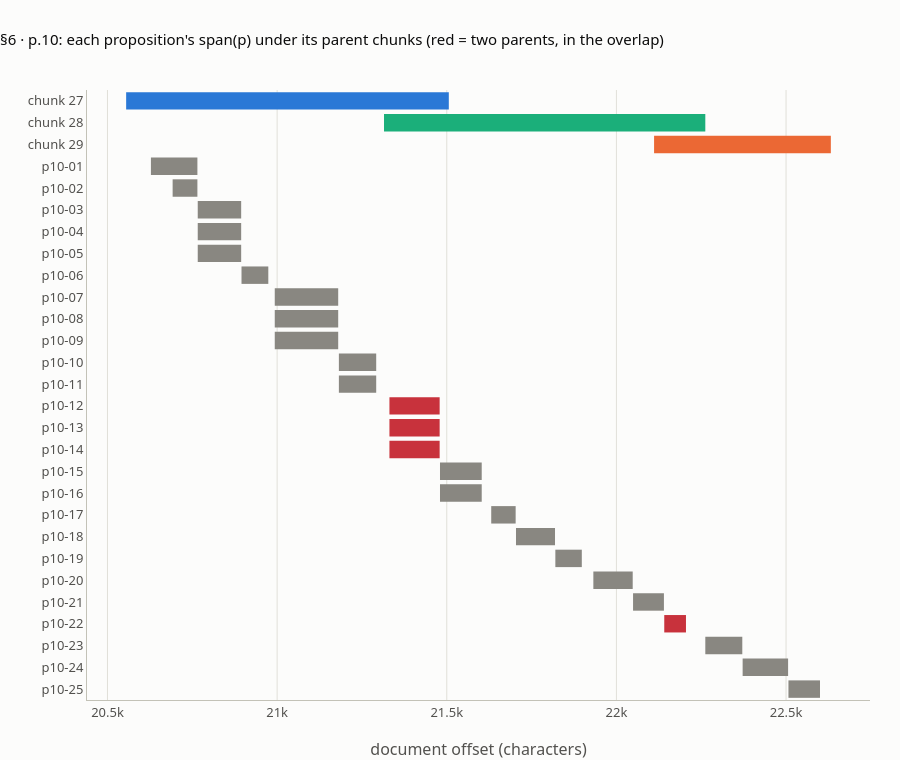

Source (notebook cell):
### Markdown cell above
## 6 · Every proposition points back to its source

**What this verifies** (lesson step 6, `#anchor`; facts K4).
- span(p) = [min aᵢ, max bᵢ) over the units i in `source_ids`, all on one page. Every source id exists, every span lies inside the document, every proposition's sources are on one page (C3).
- Parents by containment: every span lies fully inside a v0 chunk (40/40); 34 propositions have 1 parent and **6 have 2** (the 200-character overlap); the primary parent is the lowest seq.
- Why a proposition cannot be a `Chunk`: 06 §2.3 requires `doc_text[char_start:char_end] == text`, and a rewritten text is not a slice of the document. So it is stored as an **IndexUnit**: the text to embed, plus the evidence span and the parents.
- Then a cell for **your own propositions** (p.29, units 29:7–29:9).

### Code cell
check("§6 every source id exists; every span inside the document; sources on one page (K4, C3)",
      [all(r["ids_ok"] for r in RT.values()), all(r["inside"] for r in RT.values()), all(r["one_page"] for r in RT.values())],
      [True, True, True])
check("§6 span(p10-01) = [min a, max b) of 10:2 and 10:3 (K4)", list(RT["p10-01"]["span"]), [20628, 20765])
check("§6 span(p10-07) = the span of 10:7 (K4)", list(RT["p10-07"]["span"]), [20993, 21180])
NPAR = [len(r["parents"]) for r in RT.values()]
check("§6 spans fully inside a chunk; with 1 parent; with 2 parents (K4)",
      [sum(r["contained"] for r in RT.values()), NPAR.count(1), NPAR.count(2)], [40, 34, 6])
check("§6 the six propositions with two parents (K4)", {k: r["parents"] for k, r in RT.items() if len(r["parents"]) == 2},
      {"p10-12": [27, 28], "p10-13": [27, 28], "p10-14": [27, 28], "p10-22": [28, 29], "p02-05": [3, 4], "p02-06": [3, 4]})
check("§6 primary parent = lowest seq, per page (K4)",
      {pg: sorted({r["parents"][0] for k, r in RT.items() if PT[k]["page"] == pg}) for pg in (2, 10, 23, 29)},
      {2: [3], 10: [27, 28, 29], 23: [68], 29: [85]})

# why it cannot be a Chunk (06 §2.3 invariant), and what it is instead
a, b = RT["p10-07"]["span"]
print(f"   p10-07 text: {PT['p10-07']['text']!r}")
print(f"   DOC[{a}:{b}]: {flat(DOC[a:b])!r}")
print(f"   DOC[char_start:char_end] == text? {DOC[a:b] == PT['p10-07']['text']}  -> it cannot be a Chunk")


@dataclass(frozen=True)
class IndexUnit:
    unit_id: str               # prop_id
    embed_text: str            # what is embedded (a rewrite: NOT a slice of the document)
    evidence_span: tuple       # (doc_id, char_start, char_end): what is scored against gold
    source_ids: tuple          # the units it came from
    parent_seqs: tuple         # the v0 chunks returned to the generator; [0] is the primary parent


IUNITS = [IndexUnit(p["prop_id"], p["text"], ("climate", *RT[p["prop_id"]]["span"]), tuple(p["source_ids"]),
                    tuple(RT[p["prop_id"]]["parents"])) for p in TUTOR]
print("   ", IUNITS[11])
check("§6 the evidence span of every IndexUnit lies inside a parent chunk (K4)",
      all(chunks[u.parent_seqs[0]]["char_start"] <= u.evidence_span[1] and u.evidence_span[2] <= chunks[u.parent_seqs[0]]["char_end"]
          for u in IUNITS), True)

# the p.10 picture: proposition spans under the three parent chunks
fig = go.Figure()
p10 = [p for p in TUTOR if p["page"] == 10]
for seq, colour in ((27, BLUE), (28, AQUA), (29, ORANGE)):
    c = chunks[seq]
    fig.add_bar(y=[f"chunk {seq}"], x=[c["char_end"] - c["char_start"]], base=[c["char_start"]], orientation="h",
                marker=dict(color=colour), name=f"chunk {seq}", hovertemplate=f"chunk {seq}: doc [%{{base}}, {c['char_end']})<extra></extra>")
fig.add_bar(y=[p["prop_id"] for p in p10], x=[RT[p["prop_id"]]["span"][1] - RT[p["prop_id"]]["span"][0] for p in p10],
            base=[RT[p["prop_id"]]["span"][0] for p in p10], orientation="h", name="span(p)",
            marker=dict(color=[RED if len(RT[p["prop_id"]]["parents"]) == 2 else MUTED for p in p10]),
            customdata=[[p["text"], str(RT[p["prop_id"]]["parents"])] for p in p10],
            hovertemplate="%{y}: [%{base}, …) parents %{customdata[1]}<br>%{customdata[0]}<extra></extra>")
fig.update_layout(title="§6 · p.10: each proposition's span(p) under its parent chunks (red = two parents, in the overlap)",
                  height=760, showlegend=False, xaxis=dict(title="document offset (characters)"),
                  yaxis=dict(autorange="reversed", title=""))
fig.show()

### Figure 1 — Plotly figure (JSON) as saved in the notebook; plotly's stock layout.template omitted (floating-point values rounded to 4 significant figures)
{"data": [{"base": [20555], "hovertemplate": "chunk 27: doc [%{base}, 21506)<extra></extra>", "marker": {"color": "#2a78d6"}, "name": "chunk 27", "orientation": "h", "x": [951], "y": ["chunk 27"], "type": "bar"}, {"base": [21315], "hovertemplate": "chunk 28: doc [%{base}, 22262)<extra></extra>", "marker": {"color": "#1baf7a"}, "name": "chunk 28", "orientation": "h", "x": [947], "y": ["chunk 28"], "type": "bar"}, {"base": [22111], "hovertemplate": "chunk 29: doc [%{base}, 22632)<extra></extra>", "marker": {"color": "#eb6834"}, "name": "chunk 29", "orientation": "h", "x": [521], "y": ["chunk 29"], "type": "bar"}, {"base": [20628, 20692, 20766, 20766, 20766, 20895, 20993, 20993, 20993, 21182, 21182, 21331, 21331, 21331, 21480, 21480, 21631, 21704, 21820, 21932, 22049, 22141, 22262, 22372, 22507], "customdata": [["The United Nations Framework Convention on Climate Change (UNFCCC) is an international treaty.", "[27]"], ["The UNFCCC is aimed at addressing climate change.", "[27]"], ["The UNFCCC provides a framework for negotiating specific protocols and agreements.", "[27]"], ["The UNFCCC provides a framework for negotiating the Kyoto Protocol.", "[27]"], ["The UNFCCC provides a framework for negotiating the Paris Agreement.", "[27]"], ["Global cooperation under the UNFCCC is crucial for coordinated climate action.", "[27]"], ["The Paris Agreement was adopted in 2015.", "[27]"], ["The Paris Agreement aims to limit global warming to well below 2 degrees Celsius above pre-industrial levels.", "[27]"], ["Efforts under the Paris Agreement aim to limit the increase in global warming to 1.5 degrees Celsius.", "[27]"], ["Under the Paris Agreement, countries submit nationally determined contributions (NDCs).", "[27]"], ["Nationally determined contributions (NDCs) outline countries' climate action plans and targets.", "[27]"], ["Carbon taxes are a carbon pricing mechanism.", "[27, 28]"], ["Cap-and-trade systems are a carbon pricing mechanism.", "[27, 28]"], ["Carbon pricing mechanisms incentivize emission reductions by assigning a cost to carbon emissions.", "[27, 28]"], ["Carbon pricing policies encourage businesses and individuals to reduce their carbon footprints.", "[28]"], ["Carbon pricing policies encourage businesses and individuals to invest in cleaner technologies.", "[28]"], ["Many countries have set ambitious targets for renewable energy adoption.", "[28]"], ["Renewable energy targets are supported by policies such as subsidies, tax incentives, and mandates for renewable energy use.", "[28]"], ["Achieving renewable energy targets requires robust infrastructure and market development.", "[28]"], ["Governments implement regulations to limit emissions from key sectors such as energy, transportation, and industry.", "[28]"], ["Emission reduction regulations can include efficiency standards, emission caps, and pollution controls.", "[28]"], ["Enforcement and compliance are critical for the effectiveness of emission reduction regulations.", "[28, 29]"], ["Cities play a pivotal role in climate action due to their high population densities and economic activities.", "[29]"], ["Urban climate initiatives include sustainable transportation systems, green building standards, and climate-resilient infrastructure.", "[29]"], ["Community engagement and participatory planning are essential for successful implementation of urban climate initiatives.", "[29]"]], "hovertemplate": "%{y}: [%{base}, …) parents %{customdata[1]}<br>%{customdata[0]}<extra></extra>", "marker": {"color": ["#898781", "#898781", "#898781", "#898781", "#898781", "#898781", "#898781", "#898781", "#898781", "#898781", "#898781", "#c8323c", "#c8323c", "#c8323c", "#898781", "#898781", "#898781", "#898781", "#898781", "#898781", "#898781", "#c8323c", "#898781", "#898781", "#898781"]}, "name": "span(p)", "orientation": "h", "x": [137, 73, 128, 128, 128, 79, 187, 187, 187, 110, 110, 148, 148, 148, 123, 123, 72, 115, 78, 116, 91, 64, 109, 134, 93], "y": ["p10-01", "p10-02", "p10-03", "p10-04", "p10-05", "p10-06", "p10-07", "p10-08", "p10-09", "p10-10", "p10-11", "p10-12", "p10-13", "p10-14", "p10-15", "p10-16", "p10-17", "p10-18", "p10-19", "p10-20", "p10-21", "p10-22", "p10-23", "p10-24", "p10-25"], "type": "bar"}], "layout": {"yaxis": {"autorange": "reversed", "title": {"text": ""}}, "title": {"text": "§6 · p.10: each proposition's span(p) under its parent chunks (red = two parents, in the overlap)"}, "height": 760, "showlegend": false, "xaxis": {"title": {"text": "document offset (characters)"}}}}
